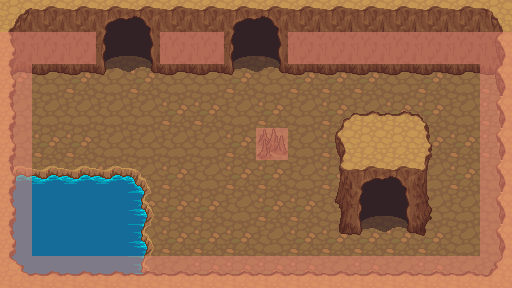

This is a level from a 2D game, rendered from its Tiled map with the project's own tilesets. A one-line summary and the complete map file follow:
An orthogonal 16x9 tile map with 32x32 px tiles, 5 tile layers (Suelo, Suelo2, Paredes, Objetos, ...), 2 tilesets and 7 objects.

<map version="1.0" orientation="orthogonal" renderorder="left-down" width="16" height="9" tilewidth="32" tileheight="32" nextobjectid="7">
 <properties>
  <property name="unity:scale" value=".0347" />
 </properties>
 <tileset firstgid="1" name="terrain_atlas" tilewidth="32" tileheight="32" tilecount="1024" columns="32">
  <image source="../Imagenes/terrain_atlas.png" width="1024" height="1024" />
 </tileset>
 <tileset firstgid="1025" name="colisiones" tilewidth="32" tileheight="32" tilecount="5" columns="5">
  <image source="../Imagenes/colisiones.png" width="160" height="32" />
  <tile id="0">
   <objectgroup draworder="index">
    <object id="0" x="-0.8" y="-0.8" width="33.2" height="32" />
   </objectgroup>
  </tile>
  <tile id="1">
   <objectgroup draworder="index">
    <object id="0" x="16" y="0" width="15.2" height="31.2" />
   </objectgroup>
  </tile>
  <tile id="2">
   <objectgroup draworder="index">
    <object id="0" x="0.4" y="0" width="15.6" height="31.6" />
   </objectgroup>
  </tile>
  <tile id="3">
   <objectgroup draworder="index">
    <object id="0" x="-0.4" y="8" width="31.6" height="24" />
   </objectgroup>
  </tile>
  <tile id="4">
   <objectgroup draworder="index">
    <object id="0" x="0" y="15.6" width="31.2" height="15.6" />
   </objectgroup>
  </tile>
 </tileset>
 <layer name="Suelo" width="16" height="9">
  <data encoding="csv">
180,181,181,180,180,181,180,180,181,181,180,180,181,180,180,180,
181,180,181,181,181,180,180,181,180,181,181,181,181,181,181,181,
180,181,180,181,180,181,181,180,181,180,180,180,181,180,181,180,
181,181,181,181,181,180,180,181,180,181,180,181,180,180,181,180,
181,180,180,181,181,181,181,180,181,181,180,181,180,180,180,180,
180,181,181,180,181,180,181,180,180,181,180,180,181,181,180,181,
181,180,180,181,180,180,180,181,180,180,181,180,181,181,181,181,
181,180,181,180,181,180,180,180,181,180,180,180,180,180,181,181,
181,181,180,180,181,181,180,180,180,180,181,180,181,180,181,181
</data>
 </layer>
 <layer name="Suelo2" width="16" height="9">
  <data encoding="csv">
0,0,0,0,0,0,0,0,0,0,0,0,0,0,0,0,
0,0,0,0,0,0,0,0,0,0,0,0,0,0,0,0,
0,0,0,0,0,0,0,0,0,0,0,0,0,0,0,0,
0,0,0,0,0,0,0,0,0,0,0,0,0,0,0,0,
0,0,0,0,0,0,0,0,0,0,0,0,0,0,0,0,
363,363,363,363,364,0,0,0,0,0,0,0,0,0,0,0,
395,395,395,395,396,0,0,0,0,0,0,0,0,0,0,0,
395,395,395,395,396,0,0,0,0,0,0,0,0,0,0,0,
395,395,395,395,396,0,0,0,0,0,0,0,0,0,0,0
</data>
 </layer>
 <layer name="Paredes" width="16" height="9">
  <data encoding="csv">
42,71,71,162,163,71,71,162,163,165,165,165,165,165,165,41,
74,103,103,194,195,103,103,194,195,103,103,103,103,103,103,73,
106,135,135,226,227,135,135,226,227,135,135,135,135,135,135,105,
40,0,0,0,0,0,0,0,0,0,0,0,0,0,0,12,
40,0,0,0,0,0,0,0,0,0,0,0,0,0,0,12,
40,0,0,0,0,0,0,0,0,0,0,0,0,0,0,12,
40,0,0,0,0,0,0,0,0,0,0,194,195,0,0,12,
40,0,0,0,0,0,0,0,0,0,134,226,227,136,0,12,
10,7,7,7,7,7,7,7,7,7,7,7,7,7,7,9
</data>
 </layer>
 <layer name="Objetos" width="16" height="9">
  <properties>
   <property name="unity:sortingLayerName" value="ObjetosMundo" />
  </properties>
  <data encoding="csv">
0,0,0,0,0,0,0,0,0,0,0,0,0,0,0,0,
0,0,0,0,0,0,0,0,0,0,0,0,0,0,0,0,
0,0,0,0,0,0,0,0,0,0,0,0,0,0,0,0,
0,0,0,0,0,0,0,0,0,0,6,7,7,8,0,0,
0,0,0,0,0,0,0,0,258,0,38,39,39,40,0,0,
0,0,0,0,0,0,0,0,0,0,70,162,163,72,0,0,
0,0,0,0,0,0,0,0,0,0,102,0,0,104,0,0,
0,0,0,0,0,0,0,0,0,0,0,0,0,0,0,0,
0,0,0,0,0,0,0,0,0,0,0,0,0,0,0,0
</data>
 </layer>
 <layer name="Colisiones" width="16" height="9" opacity="0.5">
  <data encoding="csv">
0,0,0,0,0,0,0,0,0,0,0,0,0,0,0,0,
1025,1025,1025,0,0,1025,1025,0,0,1025,1025,1025,1025,1025,1025,1026,
1027,0,0,0,0,0,0,0,0,0,0,0,0,0,0,1026,
1027,0,0,0,0,0,0,0,0,0,0,0,0,0,0,1026,
1027,0,0,0,0,0,0,0,1028,0,0,0,0,0,0,1026,
1027,0,0,0,0,0,0,0,0,0,0,0,0,0,0,1026,
1027,0,0,0,0,0,0,0,0,0,0,0,0,0,0,1026,
1027,0,0,0,0,0,0,0,0,0,0,0,0,0,0,1026,
1029,1029,1029,1029,1029,1029,1029,1029,1029,1029,1029,1029,1029,1029,1029,1026
</data>
 </layer>
 <objectgroup name="Colisiones2">
  <object id="5" x="339" y="228.333">
   <polyline points="0,0 10,3.66667 20,2.66667 19.6667,-39.6667 32.3333,-52.3333 58.6667,-51.6667 69.6667,-37 70.3333,-6.33333 69.6667,2.33333 80.3333,5 84.6667,4 91.3333,-13.6667 91.3333,-26 85.6667,-43.3333 86.6667,-60 88.6667,-88.6667 80.3333,-99 64.3333,-101.333 40.6667,-101.333 13,-101.333 2,-98.3333 -3,-94.6667 -1.66667,-80.6667 1.33333,-67.6667 1.66667,-60 1.33333,-45.3333 -3,-34.3333 -2,-24 3,-15.3333 0.333333,-1" />
  </object>
  <object id="6" x="15" y="165">
   <polyline points="0,0 116,-1 131,14 133,23 134,86 133,108 16,106 -3,94 -2,2" />
  </object>
 </objectgroup>
</map>
